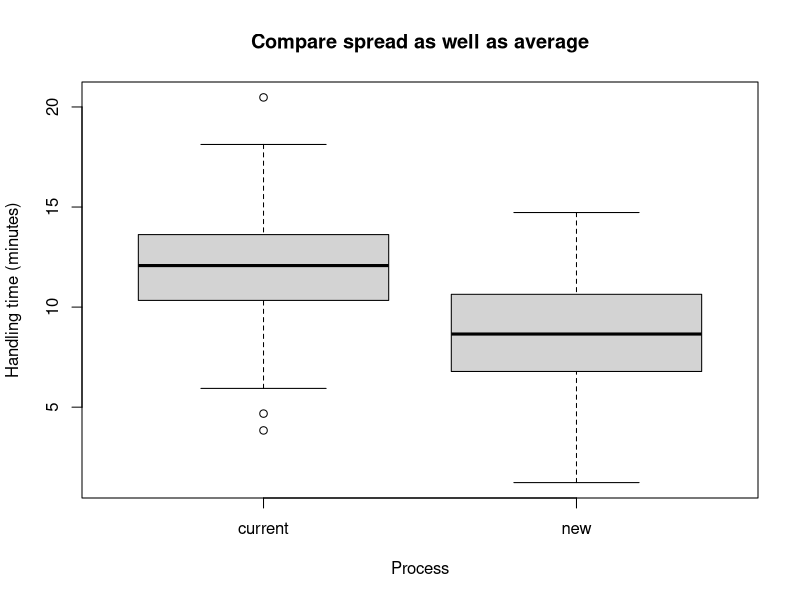
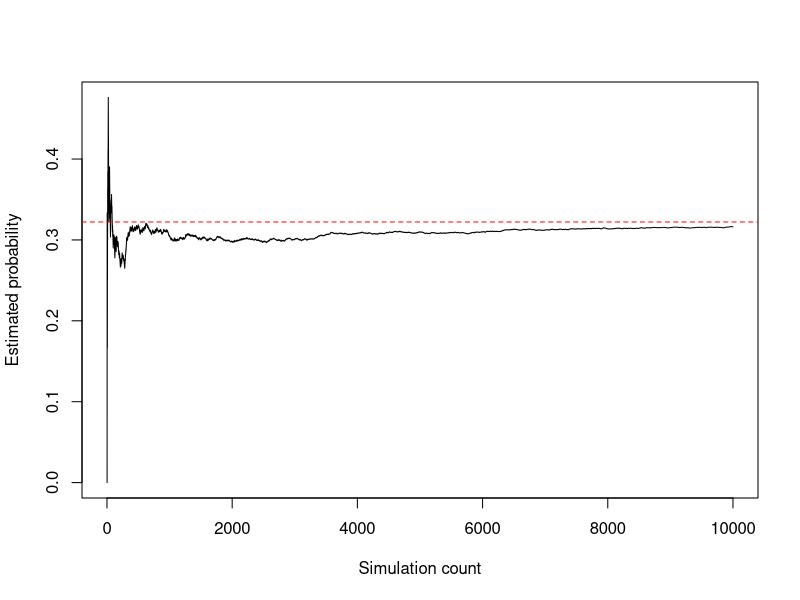
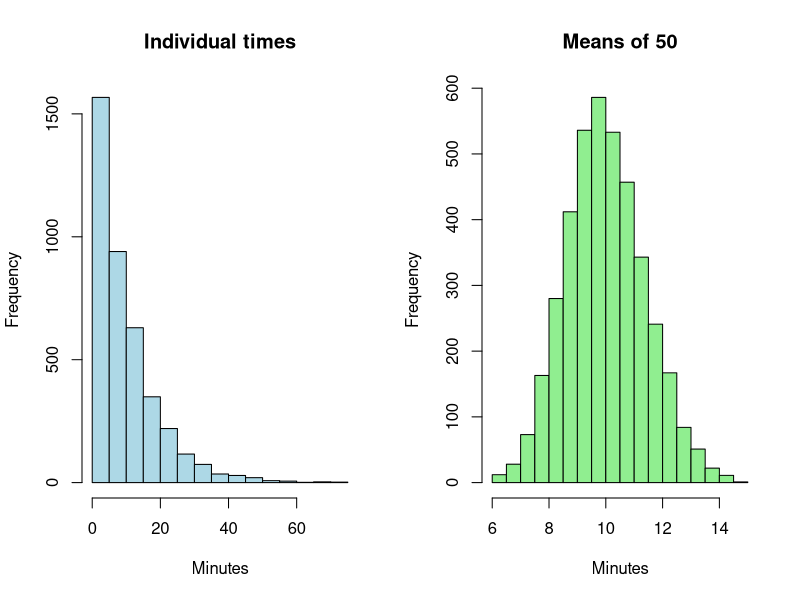

These charts were generated, in order, by the following R code:
## ---- chunk 1
packages <- c("rmarkdown", "knitr", "rpart", "class", "nnet", "e1071")
user_library <- file.path(path.expand("~"), "R", "library", paste(R.version$major, R.version$minor, sep = "."))
dir.create(user_library, recursive = TRUE, showWarnings = FALSE)
.libPaths(unique(c(user_library, .libPaths())))
options(repos = c(CRAN = "https://cloud.r-project.org"), timeout = 300)

missing <- packages[!vapply(packages, requireNamespace, logical(1), quietly = TRUE)]
if (length(missing)) install.packages(missing, lib = user_library)

have <- setNames(vapply(packages, requireNamespace, logical(1), quietly = TRUE), packages)
invisible(lapply(packages[have], library, character.only = TRUE))
print(data.frame(package = packages, installed = unname(have)))
## ---- chunk 2
options(width=100, digits=5)
# All fixtures are synthetic. These seeds reproduce the supplied teaching examples.
set.seed(2601)
support <- data.frame(ticket_id=1:240,
                      process=factor(rep(c("current","new"),each=120),levels=c("current","new")),
                      issue=factor(sample(c("billing","technical","account"),240,replace=TRUE)))
support$minutes <- pmax(1,rnorm(240,mean=ifelse(support$process=="new",9,12),sd=3))
support$satisfied <- factor(rbinom(240,1,ifelse(support$process=="new",.85,.75)),levels=0:1,labels=c("no","yes"))
set.seed(2602)
shops <- data.frame(shop_id=1:30,before=rnorm(30,500,60))
shops$after <- shops$before-rnorm(30,25,18)
set.seed(2603)
energy <- data.frame(shop_id=1:240,temp=runif(240,15,35))
energy$price <- .20+.004*(energy$temp-15)+rnorm(240,0,.01)
energy$demand <- 300+12*(energy$temp-25)-500*(energy$price-.24)+rnorm(240,0,15)
set.seed(2604)
subscribers <- data.frame(customer_id=1:900,complaints=rpois(900,.8),tenure=runif(900,1,36))
p <- plogis(-1+.9*subscribers$complaints-.05*subscribers$tenure)
subscribers$churn <- factor(rbinom(900,1,p),levels=0:1,labels=c("stay","leave"))
set.seed(2605)
sales <- data.frame(month=1:30,sales=100+3*(1:30)+rnorm(30,0,5))
print(data.frame(dataset=c("support","shops","energy","subscribers","sales"),
                 rows=c(nrow(support),nrow(shops),nrow(energy),nrow(subscribers),nrow(sales))))
## ---- chunk 3
aggregate(minutes ~ process, support, function(x)
  c(n=length(x), mean=mean(x), median=median(x), SD=sd(x)))
boxplot(minutes ~ process, data=support,
        ylab="Handling time (minutes)", xlab="Process",
        main="Compare spread as well as average")
## ---- chunk 4
service_counts <- table(process=support$process,satisfied=support$satisfied)
service_counts
round(prop.table(service_counts,margin=1),3)
round(prop.table(service_counts,margin=2),3)
## ---- chunk 5
csv_text <- "order_id,channel,revenue
1,web,80
2,store,120
3,web,
4,store,60"
imported <- read.csv(text=csv_text,na.strings="")
imported$channel <- factor(imported$channel)
str(imported)
subset(imported,is.na(revenue))
known_orders <- subset(imported,!is.na(revenue))
aggregate(revenue~channel,data=known_orders,FUN=mean)
## ---- chunk 6
service_counts <- table(process=support$process,satisfied=support$satisfied)
service_counts
round(prop.table(service_counts,margin=1),3)
round(prop.table(service_counts,margin=2),3)
## ---- chunk 7
data.frame(capacity=3:8,
           chance_exceeding=pbinom(3:8,size=50,prob=.10,lower.tail=FALSE))
data.frame(planning_probability=.95,
           cancellations_95th_percentile=qbinom(.95,size=50,prob=.10))
## ---- chunk 8
tab <- matrix(c(60,140,40,760),nrow=2,byrow=TRUE,
              dimnames=list(complaint=c("yes","no"),outcome=c("churn","stay")))
print(tab)
print("------------")
print(c(p_churn=sum(tab[,"churn"])/sum(tab),
        p_churn_given_complaint=tab["yes","churn"]/sum(tab["yes",]),
        p_complaint_given_churn=tab["yes","churn"]/sum(tab[,"churn"])))
print(prop.table(tab,margin=1))
## ---- chunk 9
prior <- .01; sensitivity <- .8; false_positive <- .05
true_alert <- prior*sensitivity
false_alert <- (1-prior)*false_positive
posterior <- true_alert/(true_alert+false_alert)
print(c(expected_true_alerts=10000*true_alert, expected_false_alerts=10000*false_alert, posterior=posterior))
print(c(review_value=120*posterior-8))
## ---- chunk 10
cost <- c(0,100,200); p <- c(.2,.5,.3)
mu <- sum(cost*p); variance <- sum((cost-mu)^2*p)
print(c(mean=mu, variance=variance, sd=sqrt(variance)))
print(c(var_scaled=4*variance, mean_shifted=2*mu+10))
x <- c(1,2,3,4); y <- c(2,5,5,8)
print(c(sample_cov=cov(x,y), correlation=cor(x,y)))
stopifnot(sum(p)==1, variance==4900)
## ---- chunk 11
print(c(exactly3=dbinom(3,size=10,prob=.2),
        more_than2=pbinom(2,10,.2,lower.tail=FALSE),
        poisson_over2=ppois(2,lambda=4,lower.tail=FALSE)))
print(c(normal_90_to110=pnorm(110,100,15)-pnorm(90,100,15),
        normal_95th=qnorm(.95,100,15)))
set.seed(101); print(rbinom(8,size=1,prob=.2))
## ---- chunk 12
set.seed(102)
B <- 10000
counts <- rbinom(B,10,.2)
hit <- counts>=3
estimate <- mean(hit)
mc_se <- sqrt(estimate*(1-estimate)/B)
print(c(simulated=estimate, exact=pbinom(2,10,.2,lower.tail=FALSE), MC_SE=mc_se))
running <- cumsum(hit)/seq_along(hit)
plot(running,type="l",xlab="Simulation count",ylab="Estimated probability")
abline(h=pbinom(2,10,.2,lower.tail=FALSE),col="red",lty=2)
## ---- chunk 13
set.seed(103)
means1 <- replicate(4000,mean(rexp(1,rate=.1)))
means50 <- replicate(4000,mean(rexp(50,rate=.1)))
print(rbind(n1=c(mean=mean(means1),sd=sd(means1),theory_SE=10),
            n50=c(mean=mean(means50),sd=sd(means50),theory_SE=10/sqrt(50))))
par(mfrow=c(1,2))
hist(means1,main="Individual times",xlab="Minutes",col="lightblue")
hist(means50,main="Means of 50",xlab="Minutes",col="lightgreen")
par(mfrow=c(1,1))
## ---- chunk 14
bills <- c(80,90,100,110,120)
n <- length(bills)
m <- mean(bills)
s <- sd(bills)
se <- s/sqrt(n)
ci <- m + c(-1,1)*qt(.975,df=n-1)*se
print(c(n=n,mean=m,SD=s,SE=se,lower=ci[1],upper=ci[2]))
print(t.test(bills)$conf.int)
stopifnot(max(abs(ci-t.test(bills)$conf.int))<1e-10)
## ---- chunk 15
test <- t.test(bills,mu=95,alternative="two.sided")
t_manual <- (mean(bills)-95)/(sd(bills)/sqrt(length(bills)))
p_manual <- 2*pt(-abs(t_manual),df=length(bills)-1)
print(c(t=t_manual,p=p_manual,reject_at_05=p_manual<.05))
print(test$conf.int)
stopifnot(abs(p_manual-test$p.value)<1e-12)
## ---- chunk 16
before <- c(100,120,140,160,180,200)
after <- before-c(5,8,9,4,8,8)
change <- after-before
paired_test <- t.test(after,before,paired=TRUE)
independent_test <- t.test(after,before) # Welch, only appropriate for independent units
print(change)
print(c(mean_change=mean(change),paired_p=paired_test$p.value,
        independent_p=independent_test$p.value))
print(paired_test$conf.int)
## ---- chunk 17
fraud <- c("no", "no", "no", "yes", "yes", "no", "no", "no")
alert <- c("no", "no", "yes", "yes", "yes", "no", "no", "no")
counts <- table(Fraud = fraud, Alert = alert)
counts
round(prop.table(counts, margin = 2), 3)
## ---- chunk 18
